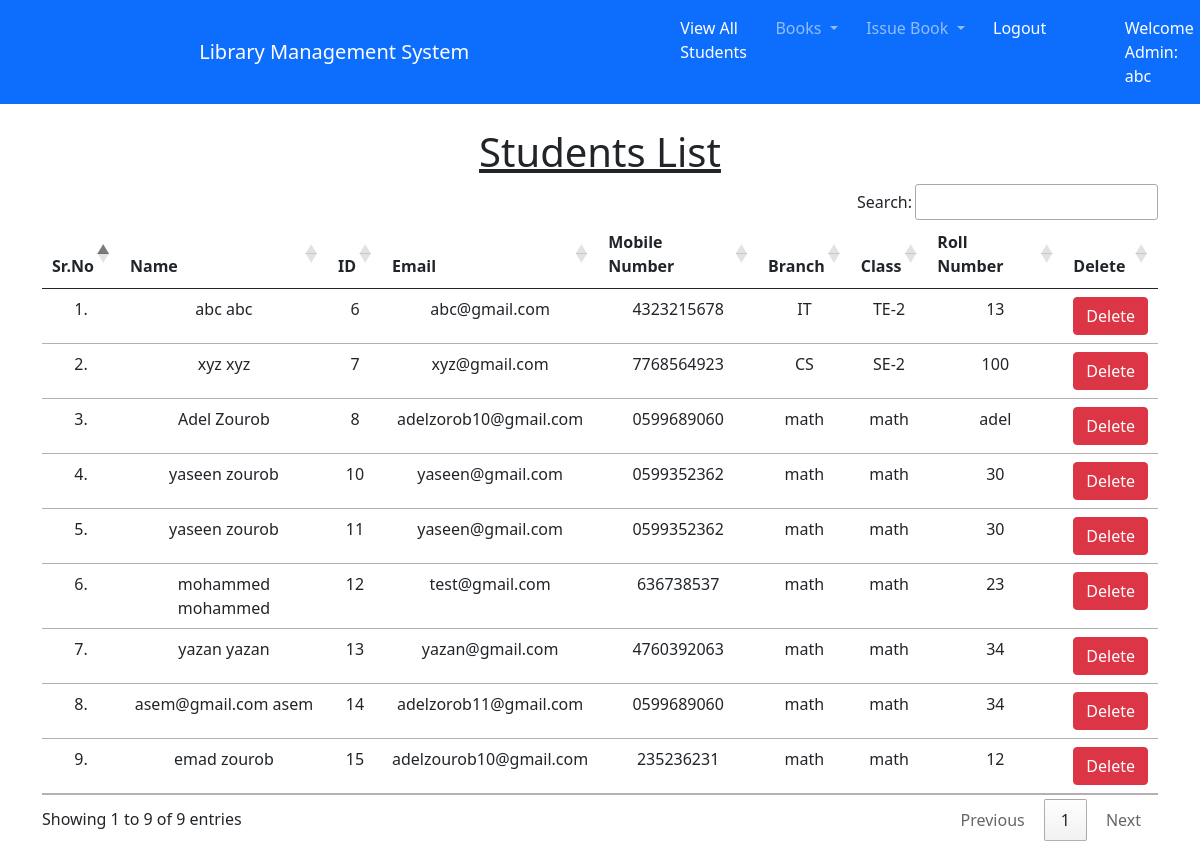
Page /view_students/ (signed in) on the committed database.
### library/models.py (models this page shows, shortened)
class Student(models.Model):
    user = models.OneToOneField(User, on_delete=models.CASCADE)
    classroom = models.CharField(max_length=10)
    branch = models.CharField(max_length=10)
    roll_no = models.CharField(max_length=3, blank=True)
    phone = models.CharField(max_length=10, blank=True)
    image = models.ImageField(upload_to="", blank=True)

### library/views.py (the view)
# urls.py: path("view_students/", views.view_students, name="view_students"),
@login_required(login_url = '/admin_login')
def view_students(request):
    students = Student.objects.all()
    return render(request, "view_students.html", {'students':students})

### library/templates/view_students.html (shortened to what this page needs)
{% extends 'admin_navbar.html' %}
{% load static %}
{% block body %}
<div class="container mt-4">
    <h1 class="text-center"><u>Students List</u></h1>
    <table class="table table-hover" id="example">
        <thead>
            <tr class="text-center">
                <th>Sr.No</th>
                <th>Name</th>
                <th>ID</th>
                <th>Email</th>
                <th>Mobile Number</th>
                <th>Branch</th>
                <th>Class</th>
                <th>Roll Number</th>
                <th>Delete</th>
            </tr>
        </thead>
        <tbody>
            {% for student in students %}
            <tr class="text-center">
                <td>{{forloop.counter}}.</td>
                <td>{{student.user.get_full_name}}</td>
                <td>{{student.user.id}}</td>
                <td>{{student.user.email}}</td>
                <td>{{student.phone}}</td>
                <td>{{student.branch}}</td>
                <td>{{student.classroom}}</td>
                <td>{{student.roll_no}}</td>
                <td><a href="/delete_student/{{student.id}}/" class="btn btn-danger" onclick="return confirm('Are you sure you want to delete this student?')">Delete</a></td>
            </tr>
            {% endfor %}
        </tbody>
    </table>
    </div>
{% endblock %}

### library/templates/admin_navbar.html (shortened to what this page needs)
<!doctype html>
<html lang="en">
  <head>
    <link href="https://cdn.jsdelivr.net/npm/bootstrap@5.1.0/dist/css/bootstrap.min.css" rel="stylesheet">
    <link rel="stylesheet" href="https://cdn.datatables.net/1.10.25/css/jquery.dataTables.min.css">
    <link rel="stylesheet" href="https://cdn.datatables.net/buttons/1.7.1/css/buttons.dataTables.min.css">
  </head>
  <body>
    <nav class="navbar navbar-expand-lg navbar-dark bg-primary sticky-top">
        <div class="container-fluid">
          <a class="navbar-brand" href="#">Library Management System</a>
          <div class="collapse navbar-collapse" id="navbarSupportedContent">
            <ul class="navbar-nav me-auto mb-2 mb-lg-0">
              <li class="nav-item">
                <a class="nav-link active" aria-current="page" href="/view_students/">View All Students</a>
              </li>
              <li class="nav-item dropdown">
                <a class="nav-link dropdown-toggle" href="#" id="navbarDropdown" role="button" data-bs-toggle="dropdown" aria-expanded="false">
                  Books
                </a>
              </li>
              <li class="nav-item dropdown">
                <a class="nav-link dropdown-toggle" href="#" id="navbarDropdown" role="button" data-bs-toggle="dropdown" aria-expanded="false">
                  Issue Book
                </a>
              </li>
              <li class="nav-item">
                <a class="nav-link active" aria-current="page" href="/logout/">Logout</a>
              </li>
              <li class="nav-item">
                <a  class="nav-link active" href="#">Welcome Admin: {{request.user}}</a>
              </li>
            </ul>
          </div>
        </div>
      </nav>
      {% block body %}
      {% endblock %}
  </body>
</html>

### rows in the picture
Student: user.get_full_name "abc abc", user.id "6", user.email "abc@gmail.com", phone "4323215678", branch "IT", classroom "TE-2", roll_no "13"
Student: user.get_full_name "xyz xyz", user.id "7", user.email "xyz@gmail.com", phone "7768564923", branch "CS", classroom "SE-2", roll_no "100"
Student: user.get_full_name "Adel Zourob", user.id "8", user.email "adelzorob10@gmail.com", phone "0599689060", branch "math", classroom "math", roll_no "adel"
Student: user.get_full_name "yaseen zourob", user.id "10", user.email "yaseen@gmail.com", phone "0599352362", branch "math", classroom "math", roll_no "30"
Student: user.get_full_name "yaseen zourob", user.id "11", user.email "yaseen@gmail.com", phone "0599352362", branch "math", classroom "math", roll_no "30"
Student: user.get_full_name "mohammed mohammed", user.id "12", user.email "test@gmail.com", phone "636738537", branch "math", classroom "math", roll_no "23"
Student: user.get_full_name "yazan yazan", user.id "13", user.email "yazan@gmail.com", phone "4760392063", branch "math", classroom "math", roll_no "34"
Student: user.get_full_name "asem@gmail.com asem", user.id "14", user.email "adelzorob11@gmail.com", phone "0599689060", branch "math", classroom "math", roll_no "34"
Student: user.get_full_name "emad zourob", user.id "15", user.email "adelzourob10@gmail.com", phone "235236231", branch "math", classroom "math", roll_no "12"

### other values in the picture
{{ request.user }} "abc"
